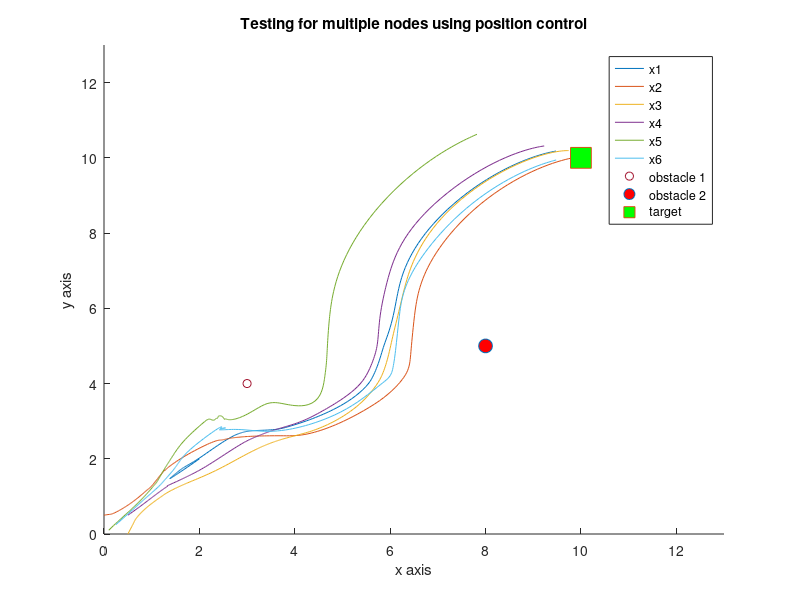

Write MATLAB code to recreate this figure.
function thetapospotentialfieldformation
%work area
wa=[0:0.1:13;0:0.1:13];
%locations of obstacles and target
T=[10,10];
obs=[3,4;8,5];
n=length(wa(1,:));
%gains
kT=3;
ko=[4,5];

Gp=1; Gf=1;%*[1 1 1 1 1 1]; %potential and formation gains
options=odeset('events',@StopSim);
Vp=4; kn=3; L=2; %km=0.05;
% A1=[0 0 0 0 0 0;1 0 0 0 0 0;1 0 0 0 0 0;0 1 0 0 0 0;0 0 1 0 0 0;0 0 1 0 0 0];
% D1=[0 0 0 0 0 0;0 1 0 0 0 0;0 0 1 0 0 0;0 0 0 1 0 0;0 0 0 0 1 0;0 0 0 0 0 1];
A1=[0 1 1 1 1 1;1 0 1 0 0 1;1 1 0 1 0 0;1 0 1 0 1 0;1 0 0 1 0 1;1 1 0 0 1 0];
D1=[5 0 0 0 0 0;0 3 0 0 0 0;0 0 3 0 0 0;0 0 0 3 0 0;0 0 0 0 3 0;0 0 0 0 0 3];
L1=D1-A1;

A=[0 0 0.5 0 0 0;0.5 0 0 0 0 0.5;0.5 0.5 0 0 0 0;0 0.5 0 0 0 0;0 0 0.5 0 0 0;0 0 0 0.5 0.5 0];
D=[0.5 0 0 0 0 0;0 1 0 0 0 0;0 0 1 0 0 0;0 0 0 0.5 0 0;0 0 0 0 0.5 0;0 0 0 0 0 1];
% L=D-A;
%initial robot condition
init(1:6)=[2;0;0.5;0.5;0.1;0.25];
init(7:12)=[2;0.5;0;0.5;0.1;0.25];
init(13:18)=[pi/3;pi/6;pi/3;pi/4;pi/3;pi/4];
%0.75;pi/3;0.5;pi/3;0;pi/3;0.5;pi/4;0.1;pi/3;0.25;pi/4
[t,pos]=ode45(@robot,[0 100],init,options);
figure()
hold on
plot(pos(:,1),pos(:,7),pos(:,2),pos(:,8),pos(:,3),pos(:,9),pos(:,4),pos(:,10),pos(:,5),pos(:,11),pos(:,6),pos(:,12))
plot(obs(1,1),obs(1,2),'o',obs(2,1),obs(2,2),'o','MarkerFaceColor','r','MarkerSize',10)
title('Testing for multiple nodes using position control')
%plot(obs(1,1),obs(1,2),'o',obs(2,1),obs(2,2),'o','MarkerFaceColor','r','MarkerSize',10)
plot(T(1,1),T(1,2),'s','MarkerFaceColor','g','MarkerSize',15)
ylabel('y axis')
xlabel('x axis')
legend({'x1','x2','x3','x4','x5','x6','obstacle 1','obstacle 2','target'})
xlim([0 13]);
ylim([0 13]);



    function dp=robot(t,pos)
        dp=zeros(18,1);        
        x(1:6)=pos(1:6);
        y(1:6)=pos(7:12);
        theta(1:6)=pos(13:18);
        if ((x(1)-T(1))^2)+((y(1)-T(2))^2)>1 || ((x(2)-T(1))^2)+((y(2)-T(2))^2)>1 || ((x(3)-T(1))^2)+((y(3)-T(2))^2)>1 || ((x(4)-T(1))^2)+((y(4)-T(2))^2)>1 || ((x(5)-T(1))^2)+((y(5)-T(2))^2)>1 || ((x(6)-T(1))^2)+((y(6)-T(2))^2)>1
            km=0.05;
        else
            km=0;
        end
        
        FTx=kT*(T(1,1)-x(1))/(sqrt(((T(1,1)-x(1))^2)+((T(1,2)-y(1))^2)));
        Fo1x=-ko(1,1)*(obs(1,1)-x(1))/((((obs(1,1)-x(1))^2)+(obs(1,2)-y(1))^2)^1.5);
        Fo2x=-ko(1,2)*(obs(2,1)-x(1))/((((obs(2,1)-x(1))^2)+(obs(2,2)-y(1))^2)^1.5);
        Fom2x=-km*(x(2)-x(1))/((((x(2)-x(1))^2)+(y(2)-y(1))^2)^1.5);
        Fom3x=-km*(x(3)-x(1))/((((x(3)-x(1))^2)+(y(3)-y(1))^2)^1.5);
        Fom4x=-km*(x(4)-x(1))/((((x(4)-x(1))^2)+(y(4)-y(1))^2)^1.5);
        Fom5x=-km*(x(5)-x(1))/((((x(5)-x(1))^2)+(y(5)-y(1))^2)^1.5);
        Fom6x=-km*(x(6)-x(1))/((((x(6)-x(1))^2)+(y(6)-y(1))^2)^1.5);
        Fx=FTx+Fo1x+Fo2x+Fom2x+Fom3x+Fom4x+Fom5x+Fom6x;
        FTy=kT*(T(1,2)-y(1))/(sqrt(((T(1,1)-x(1))^2)+(T(1,2)-y(1))^2));
        Fo1y=-ko(1,1)*(obs(1,2)-y(1))/((((obs(1,1)-x(1))^2)+(obs(1,2)-y(1))^2)^1.5);
        Fo2y=-ko(1,2)*(obs(2,2)-y(1))/((((obs(2,1)-x(1))^2)+(obs(2,2)-y(1))^2)^1.5);
        Fom2y=-km*(y(2)-y(1))/((((x(2)-x(1))^2)+(y(2)-y(1))^2)^1.5);
        Fom3y=-km*(y(3)-y(1))/((((x(3)-x(1))^2)+(y(3)-y(1))^2)^1.5);
        Fom4y=-km*(y(4)-y(1))/((((x(4)-x(1))^2)+(y(4)-y(1))^2)^1.5);        
        Fom5y=-km*(y(5)-y(1))/((((x(5)-x(1))^2)+(y(5)-y(1))^2)^1.5);       
        Fom6y=-km*(y(6)-y(1))/((((x(6)-x(1))^2)+(y(6)-y(1))^2)^1.5);       
        Fy=FTy+Fo1y+Fo2y+Fom2y+Fom3y+Fom4y+Fom5y+Fom6y;
        thetades(1)=(Gp*atan2(Fy,Fx));
%         fi(1)=kn*(thetades(1)-theta);
        
        FTx2=kT*(T(1,1)-x(2))/(sqrt(((T(1,1)-x(2))^2)+((T(1,2)-y(2))^2)));
        Fo1x2=-ko(1,1)*(obs(1,1)-x(2))/((((obs(1,1)-x(2))^2)+(obs(1,2)-y(2))^2)^1.5);
        Fo2x2=-ko(1,2)*(obs(2,1)-x(2))/((((obs(2,1)-x(2))^2)+(obs(2,2)-y(2))^2)^1.5);
        Fom1x2=-km*(x(1)-x(2))/((((x(1)-x(2))^2)+(y(1)-y(2))^2)^1.5);
        Fom3x2=-km*(x(3)-x(2))/((((x(3)-x(2))^2)+(y(3)-y(2))^2)^1.5);
        Fom4x2=-km*(x(4)-x(2))/((((x(4)-x(2))^2)+(y(4)-y(2))^2)^1.5);
        Fom5x2=-km*(x(5)-x(2))/((((x(5)-x(2))^2)+(y(5)-y(2))^2)^1.5);
        Fom6x2=-km*(x(6)-x(2))/((((x(6)-x(2))^2)+(y(6)-y(2))^2)^1.5);
        Fx2=FTx2+Fo1x2+Fo2x2+Fom1x2+Fom3x2+Fom4x2+Fom5x2+Fom6x2;
        FTy2=kT*(T(1,2)-y(2))/(sqrt(((T(1,1)-x(2))^2)+(T(1,2)-y(2))^2));
        Fo1y2=-ko(1,1)*(obs(1,2)-y(2))/((((obs(1,1)-x(2))^2)+(obs(1,2)-y(2))^2)^1.5);
        Fo2y2=-ko(1,2)*(obs(2,2)-y(2))/((((obs(2,1)-x(2))^2)+(obs(2,2)-y(2))^2)^1.5);
        Fom1y2=-km*(y(1)-y(2))/((((x(1)-x(2))^2)+(y(1)-y(2))^2)^1.5);
        Fom3y2=-km*(y(3)-y(2))/((((x(3)-x(2))^2)+(y(3)-y(2))^2)^1.5);
        Fom4y2=-km*(y(4)-y(2))/((((x(4)-x(2))^2)+(y(4)-y(2))^2)^1.5);
        Fom5y2=-km*(y(5)-y(2))/((((x(5)-x(2))^2)+(y(5)-y(2))^2)^1.5);
        Fom6y2=-km*(y(6)-y(2))/((((x(6)-x(2))^2)+(y(6)-y(2))^2)^1.5);
        Fy2=FTy2+Fo1y2+Fo2y2+Fom1y2+Fom3y2+Fom4y2+Fom5y2+Fom6y2;
        thetades(2)=(Gp*atan2(Fy2,Fx2));
%        fi(2)=kn*(thetades(2)-theta2);
        
        FTx3=kT*(T(1,1)-x(3))/(sqrt(((T(1,1)-x(3))^2)+((T(1,2)-y(3))^2)));
        Fo1x3=-ko(1,1)*(obs(1,1)-x(3))/((((obs(1,1)-x(3))^2)+(obs(1,2)-y(3))^2)^1.5);
        Fo2x3=-ko(1,2)*(obs(2,1)-x(3))/((((obs(2,1)-x(3))^2)+(obs(2,2)-y(3))^2)^1.5);
        Fom1x3=-km*(x(1)-x(3))/((((x(1)-x(3))^2)+(y(1)-y(3))^2)^1.5);
        Fom2x3=-km*(x(2)-x(3))/((((x(2)-x(3))^2)+(y(2)-y(3))^2)^1.5);
        Fom4x3=-km*(x(4)-x(3))/((((x(4)-x(3))^2)+(y(4)-y(3))^2)^1.5);
        Fom5x3=-km*(x(5)-x(3))/((((x(5)-x(3))^2)+(y(5)-y(3))^2)^1.5);        
        Fom6x3=-km*(x(6)-x(3))/((((x(6)-x(3))^2)+(y(6)-y(3))^2)^1.5);
        Fx3=FTx3+Fo1x3+Fo2x3+Fom1x3+Fom2x3+Fom4x3+Fom5x3+Fom6x3;
        FTy3=kT*(T(1,2)-y(3))/(sqrt(((T(1,1)-x(3))^2)+(T(1,2)-y(3))^2));
        Fo1y3=-ko(1,1)*(obs(1,2)-y(3))/((((obs(1,1)-x(3))^2)+(obs(1,2)-y(3))^2)^1.5);
        Fo2y3=-ko(1,2)*(obs(2,2)-y(3))/((((obs(2,1)-x(3))^2)+(obs(2,2)-y(3))^2)^1.5);
        Fom1y3=-km*(y(1)-y(3))/((((x(1)-x(3))^2)+(y(1)-y(3))^2)^1.5);
        Fom2y3=-km*(y(2)-y(3))/((((x(2)-x(3))^2)+(y(2)-y(3))^2)^1.5);
        Fom4y3=-km*(y(4)-y(3))/((((x(4)-x(3))^2)+(y(4)-y(3))^2)^1.5);        
        Fom5y3=-km*(y(5)-y(3))/((((x(5)-x(3))^2)+(y(5)-y(3))^2)^1.5); 
        Fom6y3=-km*(y(6)-y(3))/((((x(6)-x(3))^2)+(y(6)-y(3))^2)^1.5);                
        Fy3=FTy3+Fo1y3+Fo2y3+Fom1y3+Fom2y3+Fom4y3+Fom5y3+Fom6y3;
        thetades(3)=(Gp*atan2(Fy3,Fx));
%        fi(3)=kn*(thetades(3)-theta3);

        FTx4=kT*(T(1,1)-x(4))/(sqrt(((T(1,1)-x(4))^2)+((T(1,2)-y(4))^2)));
        Fo1x4=-ko(1,1)*(obs(1,1)-x(4))/((((obs(1,1)-x(4))^2)+(obs(1,2)-y(4))^2)^1.5);
        Fo2x4=-ko(1,2)*(obs(2,1)-x(4))/((((obs(2,1)-x(4))^2)+(obs(2,2)-y(4))^2)^1.5);
        Fom1x4=-km*(x(1)-x(4))/((((x(1)-x(4))^2)+(y(1)-y(4))^2)^1.5);
        Fom2x4=-km*(x(2)-x(4))/((((x(2)-x(4))^2)+(y(2)-y(4))^2)^1.5);
        Fom3x4=-km*(x(3)-x(4))/((((x(3)-x(4))^2)+(y(3)-y(4))^2)^1.5);
        Fom5x4=-km*(x(5)-x(4))/((((x(5)-x(4))^2)+(y(5)-y(4))^2)^1.5);        
        Fom6x4=-km*(x(6)-x(4))/((((x(6)-x(4))^2)+(y(6)-y(4))^2)^1.5);        
        Fx4=FTx4+Fo1x4+Fo2x4+Fom1x4+Fom2x4+Fom3x4+Fom5x4+Fom6x4;
        FTy4=kT*(T(1,2)-y(4))/(sqrt(((T(1,1)-x(4))^2)+(T(1,2)-y(4))^2));
        Fo1y4=-ko(1,1)*(obs(1,2)-y(4))/((((obs(1,1)-x(4))^2)+(obs(1,2)-y(4))^2)^1.5);
        Fo2y4=-ko(1,2)*(obs(2,2)-y(4))/((((obs(2,1)-x(4))^2)+(obs(2,2)-y(4))^2)^1.5);
        Fom1y4=-km*(y(1)-y(4))/((((x(1)-x(4))^2)+(y(1)-y(4))^2)^1.5);
        Fom2y4=-km*(y(2)-y(4))/((((x(2)-x(4))^2)+(y(2)-y(4))^2)^1.5);
        Fom3y4=-km*(y(3)-y(4))/((((x(3)-x(4))^2)+(y(3)-y(4))^2)^1.5);        
        Fom5y4=-km*(y(5)-y(4))/((((x(5)-x(4))^2)+(y(5)-y(4))^2)^1.5);        
        Fom6y4=-km*(y(6)-y(4))/((((x(6)-x(4))^2)+(y(6)-y(4))^2)^1.5);                
        Fy4=FTy4+Fo1y4+Fo2y4+Fom1y4+Fom2y4+Fom3y4+Fom5y4+Fom6y4;
        thetades(4)=(Gp*atan2(Fy4,Fx4));
%        fi(4)=kn*(thetades(4)-theta4);

        FTx5=kT*(T(1,1)-x(5))/(sqrt(((T(1,1)-x(5))^2)+((T(1,2)-y(5))^2)));
        Fo1x5=-ko(1,1)*(obs(1,1)-x(5))/((((obs(1,1)-x(5))^2)+(obs(1,2)-y(5))^2)^1.5);
        Fo2x5=-ko(1,2)*(obs(2,1)-x(5))/((((obs(2,1)-x(5))^2)+(obs(2,2)-y(5))^2)^1.5);
        Fom1x5=-km*(x(1)-x(5))/((((x(1)-x(5))^2)+(y(1)-y(5))^2)^1.5);
        Fom2x5=-km*(x(2)-x(5))/((((x(2)-x(5))^2)+(y(2)-y(5))^2)^1.5);
        Fom3x5=-km*(x(3)-x(5))/((((x(3)-x(5))^2)+(y(3)-y(5))^2)^1.5);
        Fom4x5=-km*(x(4)-x(5))/((((x(4)-x(5))^2)+(y(4)-y(5))^2)^1.5);        
        Fom6x5=-km*(x(6)-x(5))/((((x(6)-x(5))^2)+(y(6)-y(5))^2)^1.5);        
        Fx5=FTx5+Fo1x5+Fo2x5+Fom1x5+Fom2x5+Fom3x5+Fom4x5+Fom6x5;
        FTy5=kT*(T(1,2)-y(5))/(sqrt(((T(1,1)-x(5))^2)+(T(1,2)-y(5))^2));
        Fo1y5=-ko(1,1)*(obs(1,2)-y(5))/((((obs(1,1)-x(5))^2)+(obs(1,2)-y(5))^2)^1.5);
        Fo2y5=-ko(1,2)*(obs(2,2)-y(5))/((((obs(2,1)-x(5))^2)+(obs(2,2)-y(5))^2)^1.5);
        Fom1y5=-km*(y(1)-y(5))/((((x(1)-x(5))^2)+(y(1)-y(5))^2)^1.5);
        Fom2y5=-km*(y(2)-y(5))/((((x(2)-x(5))^2)+(y(2)-y(5))^2)^1.5);
        Fom3y5=-km*(y(3)-y(5))/((((x(3)-x(5))^2)+(y(3)-y(5))^2)^1.5);        
        Fom4y5=-km*(y(4)-y(5))/((((x(4)-x(5))^2)+(y(4)-y(5))^2)^1.5);        
        Fom6y5=-km*(y(6)-y(5))/((((x(6)-x(5))^2)+(y(6)-y(5))^2)^1.5);                
        Fy5=FTy5+Fo1y5+Fo2y5+Fom1y5+Fom2y5+Fom3y5+Fom4y5+Fom6y5;
        thetades(5)=(Gp*atan2(Fy5,Fx5));
%        fi(5)=kn*(thetades(5)-theta5);
        
        FTx6=kT*(T(1,1)-x(6))/(sqrt(((T(1,1)-x(6))^2)+((T(1,2)-y(6))^2)));
        Fo1x6=-ko(1,1)*(obs(1,1)-x(6))/((((obs(1,1)-x(6))^2)+(obs(1,2)-y(6))^2)^1.5);
        Fo2x6=-ko(1,2)*(obs(2,1)-x(6))/((((obs(2,1)-x(6))^2)+(obs(2,2)-y(6))^2)^1.5);
        Fom1x6=-km*(x(1)-x(6))/((((x(1)-x(6))^2)+(y(1)-y(6))^2)^1.5);
        Fom2x6=-km*(x(2)-x(6))/((((x(2)-x(6))^2)+(y(2)-y(6))^2)^1.5);
        Fom3x6=-km*(x(3)-x(6))/((((x(3)-x(6))^2)+(y(3)-y(6))^2)^1.5);
        Fom4x6=-km*(x(4)-x(6))/((((x(4)-x(6))^2)+(y(4)-y(6))^2)^1.5);        
        Fom5x6=-km*(x(5)-x(6))/((((x(5)-x(6))^2)+(y(5)-y(6))^2)^1.5);        
        Fx6=FTx6+Fo1x6+Fo2x6+Fom1x6+Fom2x6+Fom3x6+Fom4x6+Fom5x6;
        FTy6=kT*(T(1,2)-y(6))/(sqrt(((T(1,1)-x(6))^2)+(T(1,2)-y(6))^2));
        Fo1y6=-ko(1,1)*(obs(1,2)-y(6))/((((obs(1,1)-x(6))^2)+(obs(1,2)-y(6))^2)^1.5);
        Fo2y6=-ko(1,2)*(obs(2,2)-y(6))/((((obs(2,1)-x(6))^2)+(obs(2,2)-y(6))^2)^1.5);
        Fom1y6=-km*(y(1)-y(6))/((((x(1)-x(6))^2)+(y(1)-y(6))^2)^1.5);
        Fom2y6=-km*(y(2)-y(6))/((((x(2)-x(6))^2)+(y(2)-y(6))^2)^1.5);
        Fom3y6=-km*(y(3)-y(6))/((((x(3)-x(6))^2)+(y(3)-y(6))^2)^1.5);        
        Fom4y6=-km*(y(4)-y(6))/((((x(4)-x(6))^2)+(y(4)-y(6))^2)^1.5);        
        Fom5y6=-km*(y(5)-y(6))/((((x(5)-x(6))^2)+(y(5)-y(6))^2)^1.5);                
        Fy6=FTy6+Fo1y6+Fo2y6+Fom1y6+Fom2y6+Fom3y6+Fom4y6+Fom5y6;
        thetades(6)=(Gp*atan2(Fy6,Fx6));
%        fi(6)=kn*(thetades(6)-theta6);
        
        nthetades(1:6)=thetades(1:6);%-Gf*L1*transpose(theta(1:6));
        
        MB=L1*(x(1:6)');
        %fink
        fi(1:6)=kn*(thetades(1:6)-theta(1:6));
        dp(1:6)=Vp*cos(fi(1:6)).*cos(theta(1:6))-(Gf*L1*x(1:6)')'
        dp(7:12)=Vp*cos(fi(1:6)).*sin(theta(1:6))-(Gf*L1*y(1:6)')';
        dp(13:18)=(Vp/L)*sin(fi(1:6));
%         for im=1:6
%             dp(im)=Vp*cos(fi(im))*cos(theta(im));
%             dp(im+6)=Vp*cos(fi(im))*sin(theta(im));
%             dp(im+12)=(Vp/L)*sin(fi(im));
%         end
%         dp(1)=Vp*cos(fi(1))*cos(theta(1));
%         dp(7)=Vp*cos(fi(1))*sin(theta(1));
%         dp(13)=(Vp/L)*sin(fi(1));
%         dp(2)=Vp*cos(fi(2))*cos(theta(2));
%         dp(8)=Vp*cos(fi(2))*sin(theta(2));
%         dp(14)=(Vp/L)*sin(fi(2));
%         dp(3)=Vp*cos(fi(3))*cos(theta(3));
%         dp(9)=Vp*cos(fi(3))*sin(theta(3));
%         dp(15)=(Vp/L)*sin(fi(3));
%         dp(4)=Vp*cos(fi(4))*cos(theta(4));
%         dp(10)=Vp*cos(fi(4))*sin(theta(4));
%         dp(16)=(Vp/L)*sin(fi(4));
%         dp(5)=Vp*cos(fi(5))*cos(theta(5));
%         dp(11)=Vp*cos(fi(5))*sin(theta(5));
%         dp(17)=(Vp/L)*sin(fi(5));
%         dp(6)=Vp*cos(fi(6))*cos(theta(6));
%         dp(12)=Vp*cos(fi(6))*sin(theta(6));
%         dp(18)=(Vp/L)*sin(fi(6));
    end
    function [Val,Ister,Dir]=StopSim(t,pos)
        if ((pos(1)-T(1))^2)+((pos(7)-T(2))^2)<1e-2
            Val(1)=0;
        elseif ((pos(2)-T(1))^2)+((pos(8)-T(2))^2)<1e-2
            Val(1)=0;
        elseif ((pos(3)-T(1))^2)+((pos(9)-T(2))^2)<1e-2
            Val(1)=0;
        elseif ((pos(4)-T(1))^2)+((pos(10)-T(2))^2)<1e-2
            Val(1)=0;
        elseif ((pos(5)-T(1))^2)+((pos(11)-T(2))^2)<1e-2
            Val(1)=0;
        elseif ((pos(6)-T(1))^2)+((pos(12)-T(2))^2)<1e-2
            Val(1)=0;
        else
            Val(1)=1;
        end
        Ister(1)=1;
        Dir(1)=0;
    end 
end